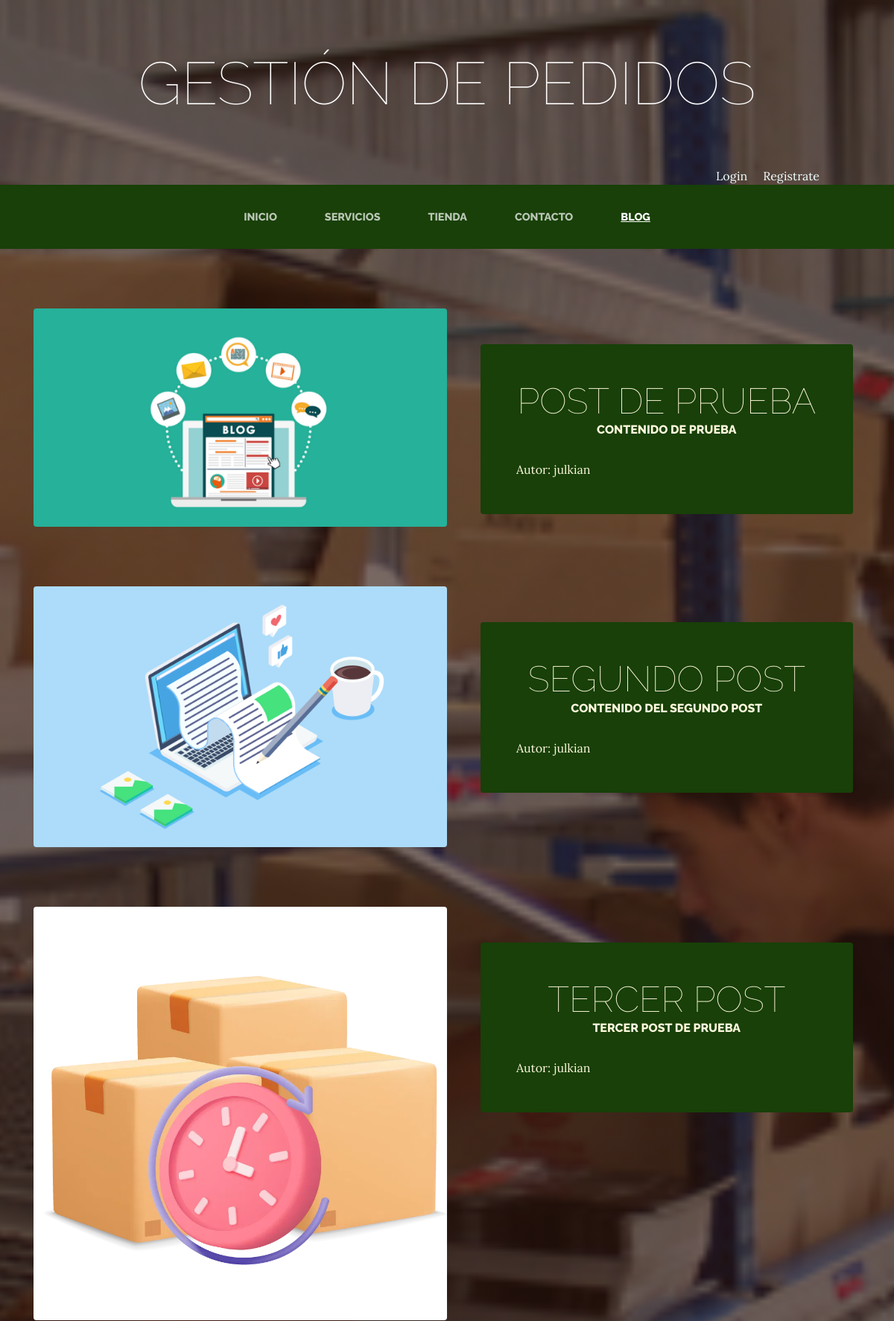
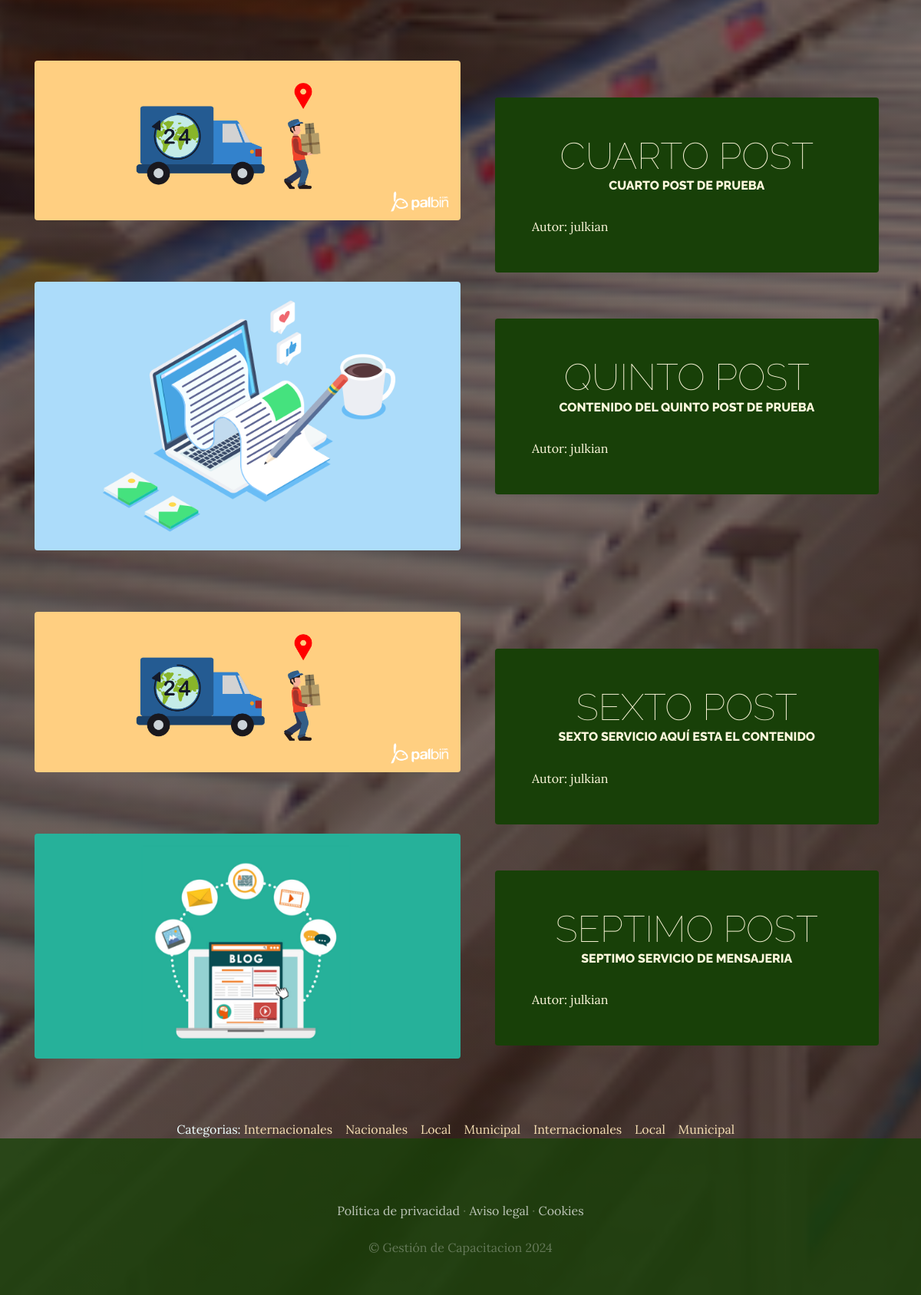
Screenshot of /blog/ with the database file from the repository (2 pictures, top to bottom).
### blog/models.py (models this page shows, shortened)
class Post(models.Model):
    titulo = models.CharField(max_length=50)
    contenido = models.CharField(max_length=50)
    imagen = models.ImageField(upload_to='blog', null=True, blank=True)
    autor=models.ForeignKey(User, on_delete=models.CASCADE)
    Categoria=models.ManyToManyField(Categoria)
    created = models.DateTimeField(auto_now_add=True)
    updated = models.DateTimeField(auto_now_add=True)
    class Meta:
        verbose_name='post'
        verbose_name_plural='posts'

class Categoria(models.Model):
    nombre = models.CharField(max_length=50)
    created = models.DateTimeField(auto_now_add=True)
    updated = models.DateTimeField(auto_now_add=True)
    class Meta:
        verbose_name='categoria'
        verbose_name_plural='categorias'

### blog/views.py (the view)
# urls.py: path('', views.Blog, name='blog'),
def Blog(request):
    posts = Post.objects.all()
    return render (request, "blog/Blog.html", {"posts": posts})

### carro/context_processor.py (called while the page is built)
def importe_total_carro(request):
    total=0
    if 'carro' in request.session:
        if request.user.is_authenticated:
            for key, value in request.session["carro"].items():
                total=total+(float(value["precio"]))
    else:
        total="Debes loguearte"
    return {"importe_total_carro":total}

### blog/templates/blog/Blog.html
{% extends "ProyectoWebA/Base.html" %}
{% load static %}
{% block content %}
    {% for post in posts %}
    <section class="page-section clearfix">
        <div class="container">
          <div class="intro">
            <img class="intro-img img-fluid mb-3 mb-lg-0 rounded" src="{{post.imagen.url}}" alt="" style="width: 50%;">
            <div class="intro-text left-0 text-center bg-faded p-5 rounded">
              <h2 class="section-heading mb-4" >
                <span class="section-heading-lower">{{post.titulo}}</span>
                <span class="section-heading-upper">{{post.contenido}}</span>
              </h2>
              <div style="text-align: left;">
                Autor: {{post.autor}}
              </div>
            </div>
          </div>
        </div>
      </section>
    {% endfor %}
      <section>
        <div style="width: 75%; margin: auto; text-align: center; color: azure;" >
            Categorias:
            {% for post in posts %}
              {% for categoria in post.Categoria.all %}
              <a href="{% url 'categoria' categoria.id %}" style="color: wheat;"> {{categoria.nombre}} </a> &nbsp;&nbsp;
              {% endfor %}
            {% endfor %}
        </div>
      </section>
{% endblock %}

### ProyectoWebA/templates/ProyectoWebA/Base.html (shortened to what this page needs)
<html>
<head>
    {% load static %}
    <link href="{% static 'ProyectoWebA/vendor/bootstrap/css/bootstrap.min.css' %}" rel="stylesheet">
    <link href="{% static 'ProyectoWebA/css/gestion.css' %}" rel="stylesheet">
</head>
<body>
    <h1 class="site-heading text-center text-white d-none d-lg-block">
        <span class="site-heading-lower">Gestión de Pedidos</span>
      </h1>
      <div style="color: azure; text-align: right; margin-right: 100px;">
        {% if user.is_authenticated %}
        Hola {{user.username}} &nbsp; &nbsp; <a href="{% url 'cerrar_cesion' %}" style="color: azure;">Cerrar Sesion</a>
        {% else %}
        <a href="{% url 'logear' %}" style="color: azure;">Login</a> &nbsp; &nbsp; <a href="{% url 'autenticacion' %}" style="color: azure;">Registrate</a>
        {% endif %}
      </div>
 <nav class="navbar navbar-expand-lg navbar-dark py-lg-4" id="mainNav">
    <div class="container">
      <div class="collapse navbar-collapse" id="navbarResponsive">
        <ul class="navbar-nav mx-auto">
          <li class="nav-item {% if request.path == '/' %} active {% endif %} px-lg-4">
            <a class="nav-link text-uppercase text-expanded" href="{% url 'home' %}">Inicio</a>
          </li>
          <li class="nav-item {% if request.path == '/servicios/' %} active {% endif %} px-lg-4">
            <a class="nav-link text-uppercase text-expanded" href="{% url 'servicios' %}">Servicios</a>
          </li>
          <li class="nav-item {% if request.path == '/tienda/' %} active {% endif %} px-lg-4">
            <a class="nav-link text-uppercase text-expanded" href="{% url 'Tienda' %}">Tienda</a>
          </li>
          <li class="nav-item {% if request.path == '/contacto/' %} active {% endif %} px-lg-4">
            <a class="nav-link text-uppercase text-expanded" href="{% url 'contacto' %}">Contacto</a>
          </li>
          <li class="nav-item {% if request.path|slice:':6' == '/blog/' %} active {% endif %} px-lg-4">
            <a class="nav-link text-uppercase text-expanded" href="{% url 'blog' %}">Blog</a>
          </li>
        </ul>
      </div>
    </div>
  </nav>
   {% block content %}
   {% endblock %}
    <footer class="footer text-faded text-center py-5">
      <div class="container">
        <p class="m-0 mbt">
        	<a href="sample.html" class="link">Política de privacidad</a> ·
        	<a href="sample.html" class="link">Aviso legal</a> ·
        	<a href="sample.html" class="link">Cookies</a>
		</p>
        <p class="m-0 mbt1">&copy; Gestión de Capacitacion 2024</p>
      </div>
	</footer>
</body>
</html>

### ProyectoWebA/static/ProyectoWebA/css/gestion.css (style rules this page uses)
body { font-family: 'Lora'; background: linear-gradient(rgba(47, 23, 15, 0.65), rgba(47, 23, 15, 0.65)), url("../img/bg_main.jpg"); background-attachment: fixed; background-position: center; background-size: cover; }
h1, h2, h3, h4, h5, h6 { font-family: 'Raleway'; }
p { line-height: 1.75; }
.text-faded { color: rgba(255, 255, 255, 0.3); }
.site-heading { margin-top: 5rem; margin-bottom: 5rem; text-transform: uppercase; line-height: 1; font-family: 'Raleway'; }
.site-heading .site-heading-lower { font-size: 5rem; font-weight: 100; line-height: 4rem; }
.page-section { margin-top: 5rem; margin-bottom: 5rem; }
.section-heading { text-transform: uppercase; }
.section-heading .section-heading-upper { display: block; font-size: 1rem; font-weight: 800; padding-bottom:.5rem; }
.section-heading .section-heading-lower { display: block; font-size: 3rem; font-weight: 100; }
.bg-faded { background-color: rgba(255, 255, 255, 0.85); }
#mainNav { background-color: rgba(24, 64, 8); font-family: 'Raleway'; }
#mainNav .navbar-nav .nav-item .nav-link { color: rgba(255, 255, 255, 0.7); font-weight: 800; }
#mainNav .navbar-nav .nav-item.active .nav-link { color: #ffffff; text-decoration: underline; }
@media (min-width: 992px) { #mainNav .navbar-nav .nav-item .nav-link { font-size: 0.9rem; } }
.intro { position: relative; }
@media (min-width: 992px) { .intro .intro-img { width: 75%; float: left; } }
@media (min-width: 992px) { .intro .intro-text { left: 600; width: 60%; margin-top: 3rem; background-color: rgba(24, 64, 8); color: cornsilk; position: absolute; } }
@media (min-width: 1200px) { .intro .intro-text { width: 45%; } }
.footer { background-color: rgba(24, 64, 8, 0.8); }
.mbt { padding-top: 2rem; }
.mbt1 { padding-top: 1.25rem; }
a.link { color: rgba(255, 255, 255, 0.7); }

### rows the page displays
Post: imagen (picture), titulo "POST DE PRUEBA", contenido "CONTENIDO DE PRUEBA", autor "julkian"
Post: imagen (picture), titulo "SEGUNDO POST", contenido "CONTENIDO DEL SEGUNDO POST", autor "julkian"
Post: imagen (picture), titulo "TERCER POST", contenido "TERCER POST DE PRUEBA", autor "julkian"
Post: imagen (picture), titulo "CUARTO POST", contenido "CUARTO POST DE PRUEBA", autor "julkian"
Post: imagen (picture), titulo "QUINTO POST", contenido "CONTENIDO DEL QUINTO POST DE PRUEBA", autor "julkian"
Post: imagen (picture), titulo "SEXTO POST", contenido "SEXTO SERVICIO AQUÍ ESTA EL CONTENIDO", autor "julkian"
Post: imagen (picture), titulo "SEPTIMO POST", contenido "SEPTIMO SERVICIO DE MENSAJERIA", autor "julkian"
Categoria: nombre "Internacionales"
Categoria: nombre "Nacionales"
Categoria: nombre "Local"
Categoria: nombre "Municipal"
